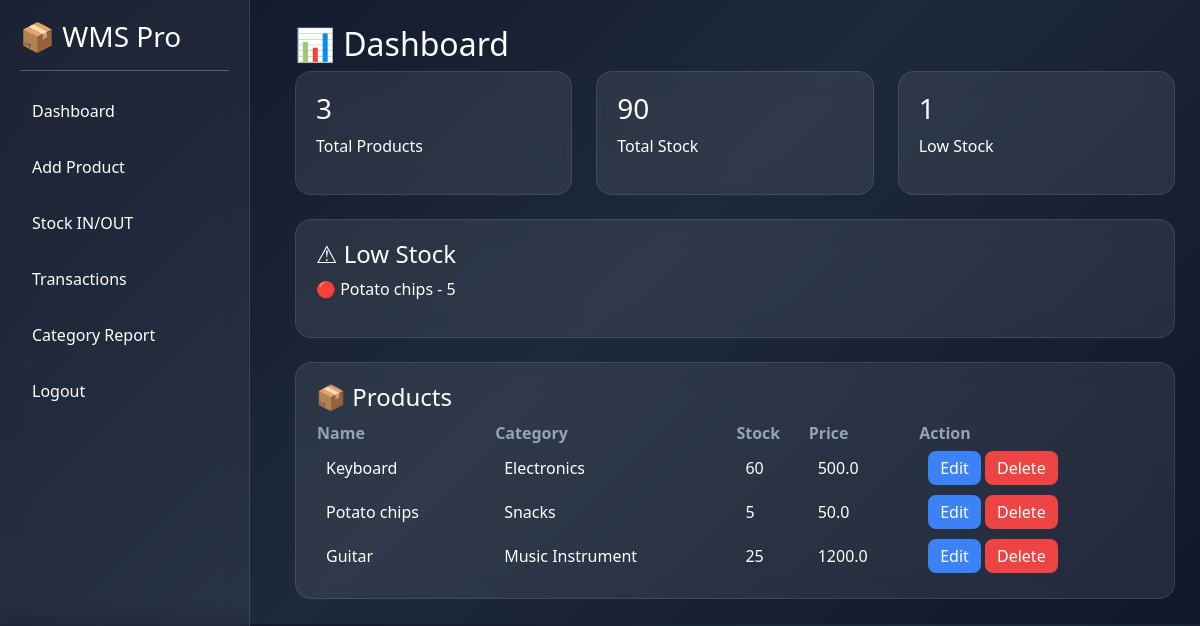
The page /dashboard/ (signed in) on the database its author committed.
### Nest_app/models.py (models this page shows, shortened)
class Product(models.Model):
    name = models.CharField(max_length=100)
    category = models.CharField(max_length=100)
    quantity = models.IntegerField(default=0)
    price = models.FloatField()

### Nest_app/views.py (the view)
# urls.py: path('dashboard/', views.index, name='index'),
@login_required
def index(request):
    search = request.GET.get('search')
    if search:
        products = Product.objects.filter(name__icontains=search)
    else:
        products = Product.objects.all()
    total_products = products.count()
    total_stock = products.aggregate(Sum('quantity'))['quantity__sum'] or 0
    low_stock = Product.objects.filter(quantity__lt=10)
    recent_transactions = StockTransaction.objects.all().order_by('-date')[:5]
    return render(request, 'dashboard.html', {
        'products': products,
        'total_products': total_products,
        'total_stock': total_stock,
        'low_stock': low_stock,
        'recent_transactions': recent_transactions
    })

### Nest_app/templates/dashboard.html
{% extends 'base.html' %}
{% block content %}
<h2>📊 Dashboard</h2>
<div class="row">
    <div class="col-md-4">
        <div class="glass">
            <h3>{{ total_products }}</h3>
            <p>Total Products</p>
        </div>
    </div>
    <div class="col-md-4">
        <div class="glass">
            <h3>{{ total_stock }}</h3>
            <p>Total Stock</p>
        </div>
    </div>
    <div class="col-md-4">
        <div class="glass">
            <h3>{{ low_stock|length }}</h3>
            <p>Low Stock</p>
        </div>
    </div>
</div>
<br>
<div class="glass">
    <h4>⚠ Low Stock</h4>
    {% for p in low_stock %}
        <p>🔴 {{ p.name }} - {{ p.quantity }}</p>
    {% empty %}
        <p>All stock healthy 🟢</p>
    {% endfor %}
</div>
<br>
<div class="glass">
    <h4>📦 Products</h4>
    <table>
        <tr>
            <th>Name</th>
            <th>Category</th>
            <th>Stock</th>
            <th>Price</th>
            <th>Action</th>
        </tr>
        {% for p in products %}
        <tr>
            <td>{{ p.name }}</td>
            <td>{{ p.category }}</td>
            <td>{{ p.quantity }}</td>
            <td>{{ p.price }}</td>
            <td>
                <a class="btnx edit" href="/edit/{{ p.id }}/">Edit</a>
                <a class="btnx delete" href="/delete/{{ p.id }}/">Delete</a>
            </td>
        </tr>
        {% endfor %}
    </table>
</div>
{% endblock %}

### Nest_app/templates/base.html (shortened to what this page needs)
<!DOCTYPE html>
<html>
<head>
    <link href="https://cdn.jsdelivr.net/npm/bootstrap@5.3.3/dist/css/bootstrap.min.css" rel="stylesheet">
    <link href="https://cdnjs.cloudflare.com/ajax/libs/font-awesome/6.5.0/css/all.min.css" rel="stylesheet">
</head>
<body>
<div class="sidebar">
    <h3>📦 WMS Pro</h3>
    <hr>
    <a href="/">Dashboard</a>
    <a href="/add/">Add Product</a>
    <a href="/stock/">Stock IN/OUT</a>
    <a href="/transactions/">Transactions</a>
    <a href="/category-report/">Category Report</a>
    <a href="/logout/">Logout</a>
</div>
<div class="main">
    {% block content %}{% endblock %}
</div>
</body>
</html>

### Nest_app/templates/base.html (style rules this page uses)
body { margin: 0; font-family: 'Segoe UI'; background: linear-gradient(135deg, #0f172a, #1e293b, #0f172a); color: white; }
.sidebar { width: 250px; height: 100vh; position: fixed; background: rgba(255,255,255,0.05); backdrop-filter: blur(12px); padding: 20px; border-right: 1px solid rgba(255,255,255,0.1); }
.sidebar a { display: block; color: white; text-decoration: none; padding: 12px; margin: 8px 0; border-radius: 10px; transition: 0.2s; }
.main { margin-left: 270px; padding: 25px; }
.glass { background: rgba(255,255,255,0.08); backdrop-filter: blur(12px); border-radius: 16px; padding: 20px; border: 1px solid rgba(255,255,255,0.1); }
table { width: 100%; color: white; }
th { color: #94a3b8; }
td { padding: 10px; }
.btnx { padding: 6px 12px; border-radius: 8px; text-decoration: none; color: white; }
.edit { background: #3b82f6; }
.delete { background: #ef4444; }

### rows shown on the page
Product: name "Potato chips", quantity "5", category "Snacks", price "50.0"
Product: name "Keyboard", category "Electronics", quantity "60", price "500.0"
Product: name "Guitar", category "Music Instrument", quantity "25", price "1200.0"

### other values the page prints
{{ total_products }} "3"
{{ total_stock }} "90"
{{ low_stock|length }} "1"
